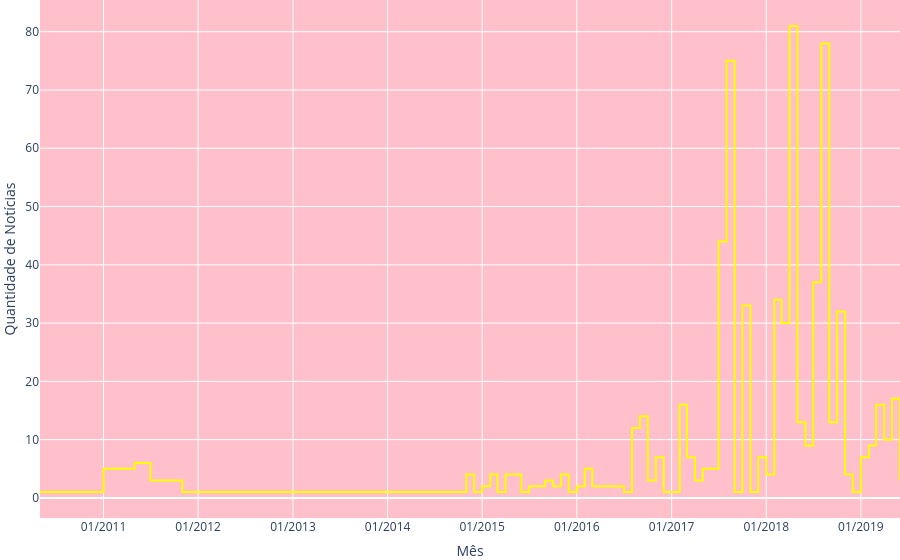

Notebook code for this chart:
### Markdown cell above
- number of news and top10 words by month

### Code cell
from pyspark.sql import functions as F
from pyspark.sql.window import Window
from pyspark.sql.functions import collect_list
import pandas as pd
import plotly.express as px

traducao_meses = {
    "January": "Janeiro", "February": "Fevereiro", "March": "Março",
    "April": "Abril", "May": "Maio", "June": "Junho",
    "July": "Julho", "August": "Agosto", "September": "Setembro",
    "October": "Outubro", "November": "Novembro", "December": "Dezembro"
}

news_by_month = (
    df_with_query
    .groupBy('timestamp')
    .agg(F.count('archive').alias('count_of_news'))
    .toPandas()
)

keywords_by_month = (
    df_with_query
    .select('*', F.explode('keywords'))
    .groupBy("timestamp", "key")
    .agg(F.sum("value").alias("key_mentions"))
    .filter(F.col("key") != query)
    .withColumn("rank", F.row_number().over(Window.partitionBy("timestamp").orderBy(F.desc("key_mentions"))))
    .filter(F.col("rank") <= 5)
    .groupBy("timestamp")
    .agg(collect_list("key").alias("top5_keywords"))
    .toPandas()
)

news_history = news_by_month.merge(keywords_by_month, on="timestamp", how="inner")
news_history["timestamp"] = pd.to_datetime(news_history["timestamp"].astype(str), format='%Y%m')
news_history = news_history.sort_values(by="timestamp")
news_history["top5_keywords"] = news_history["top5_keywords"].apply(lambda words: "<br>".join([f"{i+1}. {word}"for i, word in enumerate(words)]))
news_history["data_formatada"] = news_history["timestamp"].dt.strftime("%B de %Y").replace(traducao_meses, regex=True)

print(news_history.columns)

# Create Plotly figure
fig = px.line(
    news_history,
    x="timestamp",
    y="count_of_news",
    line_shape="hv",
    custom_data=news_history[["data_formatada", "top5_keywords"]],
)

fig.update_traces(
    hovertemplate="<b>Data:</b> %{customdata[0]}<br>"
                  "<b>📊 Notícias:</b> %{y}<br>"
                  "<b>Top 5 Tópicos:</b><br>%{customdata[1]}"
)

fig.update_layout(
    xaxis_title="Mês",
    yaxis_title="Quantidade de Notícias",
    paper_bgcolor="rgba(0,0,0,0)",
    plot_bgcolor="pink",
     margin=dict(t=0, b=0, l=0, r=0)
)

fig.update_traces(line=dict(color='rgb(255, 255, 0)'),
                  hoverlabel=dict(bgcolor='rgb(0, 255, 0)',
                                  font=dict(color='black')))


fig.update_xaxes(tickformat="%m/%Y")

# Show figure
fig.show()

### Figure 1 — Plotly figure (JSON) as saved in the notebook; plotly's stock layout.template omitted (floating-point values rounded to 4 significant figures)
{"data": [{"customdata": [["Maio de 2010", "1. acordo<br>2. Petrobras<br>3. projecto<br>4. Lisboa<br>5. criatividade"], ["Janeiro de 2011", "1. empresa<br>2. inglês<br>3. media<br>4. euro<br>5. deter"], ["Maio de 2011", "1. inglês<br>2. empresa<br>3. Petrobras<br>4. euro<br>5. Google"], ["Julho de 2011", "1. empresa<br>2. administrador<br>3. anunciar<br>4. fechar<br>5. rating"], ["Novembro de 2011", "1. combustível<br>2. fuga<br>3. situação<br>4. terra<br>5. posto"], ["Novembro de 2014", "1. BES<br>2. Portugal<br>3. REN<br>4. Estado<br>5. empresa"], ["Dezembro de 2014", "1. petróleo<br>2. combustível<br>3. queda<br>4. produção<br>5. preço"], ["Janeiro de 2015", "1. petróleo<br>2. investimento<br>3. mercado<br>4. preço<br>5. pagar"], ["Fevereiro de 2015", "1. empresa<br>2. passar<br>3. Portugal<br>4. tratar<br>5. vida"], ["Março de 2015", "1. contribuição<br>2. Portugal<br>3. preço<br>4. ano<br>5. chegar"], ["Abril de 2015", "1. petróleo<br>2. Portugal<br>3. ano<br>4. crescimento<br>5. Lucy Pepper"], ["Maio de 2015", "1. situação<br>2. contrato<br>3. ERSE<br>4. consumidor<br>5. tarifa"], ["Junho de 2015", "1. situação<br>2. tarifa<br>3. contrato<br>4. ERSE<br>5. cliente"], ["Julho de 2015", "1. semestre<br>2. lucro<br>3. Partex<br>4. engordar<br>5. operadora"], ["Setembro de 2015", "1. acabar<br>2. EDP<br>3. Estado<br>4. direito<br>5. ano"], ["Outubro de 2015", "1. euro<br>2. milhőes<br>3. provar<br>4. empresa<br>5. segurança"], ["Novembro de 2015", "1. petróleo<br>2. líder<br>3. começar<br>4. Setgás<br>5. procurar"], ["Dezembro de 2015", "1. projeto<br>2. arranque<br>3. equÝvocos<br>4. Moþambique<br>5. decisão"], ["Janeiro de 2016", "1. euro<br>2. condenar<br>3. reduzir<br>4. coima<br>5. alegar"], ["Fevereiro de 2016", "1. euro<br>2. exploraçăo<br>3. lucro<br>4. impacto<br>5. queda"], ["Março de 2016", "1. petróleo<br>2. embargo<br>3. produçăo<br>4. Irăo<br>5. pretender"], ["Maio de 2016", "1. Espanha<br>2. euro<br>3. May<br>4. facto<br>5. multa"], ["Junho de 2016", "1. tarifa<br>2. mercado<br>3. euro<br>4. mudar<br>5. EDP"], ["Julho de 2016", "1. Statoil<br>2. Carcará<br>3. Brasil<br>4. ativo<br>5. reforça"], ["Agosto de 2016", "1. viagem<br>2. caso<br>3. Estado<br>4. secretário<br>5. Portugal"], ["Setembro de 2016", "1. Portugal<br>2. euro<br>3. Governo<br>4. ano<br>5. Mundo"], ["Outubro de 2016", "1. Portugal<br>2. perdão<br>3. trimestr<br>4. pagamento<br>5. subir"], ["Novembro de 2016", "1. viagem<br>2. Estado<br>3. Governo<br>4. caso<br>5. secretário"], ["Dezembro de 2016", "1. direito<br>2. tręs<br>3. Galp Energy<br>4. acordo<br>5. adquirir"], ["Fevereiro de 2017", "1. euro<br>2. Brasil<br>3. empresa<br>4. Angola<br>5. conflito"], ["Março de 2017", "1. EDP<br>2. Estado<br>3. assistęncia<br>4. interesse<br>5. serviço"], ["Abril de 2017", "1. trimestre<br>2. mercado<br>3. Abr 2017<br>4. empresa<br>5. interesse"], ["Maio de 2017", "1. petróleo<br>2. Estado<br>3. trimestre<br>4. Portugal<br>5. produçăo"], ["Julho de 2017", "1. euro<br>2. Leonor Mateus Ferreira<br>3. Tamara Lopes<br>4. Venezuela<br>5. milhûçe"], ["Agosto de 2017", "1. euro<br>2. Leonor Mateus Ferreira<br>3. milhûçe<br>4. Venezuela<br>5. Tamara Lopes"], ["Setembro de 2017", "1. divider<br>2. intercalar<br>3. pagar<br>4. açăo<br>5. pena"], ["Outubro de 2017", "1. Catalunha<br>2. independência<br>3. Espanha<br>4. sardinha<br>5. Marcelo"], ["Novembro de 2017", "1. euro<br>2. empresa<br>3. Leonor Mateus Ferreira<br>4. subir<br>5. Brexit"], ["Dezembro de 2017", "1. mercado<br>2. euro<br>3. empresa<br>4. mudar<br>5. preço"], ["Janeiro de 2018", "1. euro<br>2. EDP<br>3. Leonor Mateus Ferreira<br>4. PSI<br>5. Portugal"], ["Fevereiro de 2018", "1. Sonangol<br>2. Isabel dos Santos<br>3. dividendo<br>4. Portugal<br>5. receber"], ["Março de 2018", "1. Media Capital<br>2. Altice<br>3. compra<br>4. Kim Jong-un<br>5. Vodafone"], ["Abril de 2018", "1. Abr<br>2. Governo<br>3. Portugal<br>4. Abr 2018<br>5. euro"], ["Maio de 2018", "1. EDP<br>2. Mai<br>3. lançar<br>4. oferecer<br>5. euro"], ["Junho de 2018", "1. Mai<br>2. Japão<br>3. Revista de Imprensa JE<br>4. Angola<br>5. Jun"], ["Julho de 2018", "1. Jul 2018<br>2. euro<br>3. ministro<br>4. Rodolfo Alexandre Reis<br>5. José Varela Rodrigues"], ["Agosto de 2018", "1. euro<br>2. Revista de Imprensa JE<br>3. Maria Teixeira Alves<br>4. Mariana Bandeira<br>5. PSI"], ["Setembro de 2018", "1. Angola<br>2. euro<br>3. Leonor Mateus Ferreira<br>4. empresa<br>5. Mariana Bandeira"], ["Outubro de 2018", "1. euro<br>2. carregamento<br>3. petróleo<br>4. exploração<br>5. empresa"], ["Novembro de 2018", "1. eletricidade<br>2. empresa<br>3. euro<br>4. oferta<br>5. mercado"], ["Dezembro de 2018", "1. preço<br>2. cliente<br>3. mercado<br>4. eletricidade<br>5. tarifa"], ["Janeiro de 2019", "1. CESE<br>2. empresa<br>3. EDP<br>4. REN<br>5. argumento"], ["Fevereiro de 2019", "1. euro<br>2. CESE<br>3. empresa<br>4. produção<br>5. Brasil"], ["Março de 2019", "1. CDS<br>2. empresa<br>3. CESE<br>4. administração<br>5. Mesquita Nunes"], ["Abril de 2019", "1. euro<br>2. Paula Amorim<br>3. EBITDA<br>4. Conselho de Administração<br>5. acionista"], ["Maio de 2019", "1. viagem<br>2. convite<br>3. CESE<br>4. empresa<br>5. secretário"], ["Junho de 2019", "1. CESE<br>2. euro<br>3. empresa<br>4. EDP<br>5. REN"]], "hoverlabel": {"bgcolor": "rgb(0, 255, 0)", "font": {"color": "black"}}, "hovertemplate": "<b>Data:</b> %{customdata[0]}<br><b>📊 Notícias:</b> %{y}<br><b>Top 5 Tópicos:</b><br>%{customdata[1]}", "legendgroup": "", "line": {"color": "rgb(255, 255, 0)", "dash": "solid", "shape": "hv"}, "marker": {"symbol": "circle"}, "mode": "lines", "name": "", "orientation": "v", "showlegend": false, "type": "scatter", "x": ["2010-05-01T00:00:00.000000000", "2011-01-01T00:00:00.000000000", "2011-05-01T00:00:00.000000000", "2011-07-01T00:00:00.000000000", "2011-11-01T00:00:00.000000000", "2014-11-01T00:00:00.000000000", "2014-12-01T00:00:00.000000000", "2015-01-01T00:00:00.000000000", "2015-02-01T00:00:00.000000000", "2015-03-01T00:00:00.000000000", "2015-04-01T00:00:00.000000000", "2015-05-01T00:00:00.000000000", "2015-06-01T00:00:00.000000000", "2015-07-01T00:00:00.000000000", "2015-09-01T00:00:00.000000000", "2015-10-01T00:00:00.000000000", "2015-11-01T00:00:00.000000000", "2015-12-01T00:00:00.000000000", "2016-01-01T00:00:00.000000000", "2016-02-01T00:00:00.000000000", "2016-03-01T00:00:00.000000000", "2016-05-01T00:00:00.000000000", "2016-06-01T00:00:00.000000000", "2016-07-01T00:00:00.000000000", "2016-08-01T00:00:00.000000000", "2016-09-01T00:00:00.000000000", "2016-10-01T00:00:00.000000000", "2016-11-01T00:00:00.000000000", "2016-12-01T00:00:00.000000000", "2017-02-01T00:00:00.000000000", "2017-03-01T00:00:00.000000000", "2017-04-01T00:00:00.000000000", "2017-05-01T00:00:00.000000000", "2017-07-01T00:00:00.000000000", "2017-08-01T00:00:00.000000000", "2017-09-01T00:00:00.000000000", "2017-10-01T00:00:00.000000000", "2017-11-01T00:00:00.000000000", "2017-12-01T00:00:00.000000000", "2018-01-01T00:00:00.000000000", "2018-02-01T00:00:00.000000000", "2018-03-01T00:00:00.000000000", "2018-04-01T00:00:00.000000000", "2018-05-01T00:00:00.000000000", "2018-06-01T00:00:00.000000000", "2018-07-01T00:00:00.000000000", "2018-08-01T00:00:00.000000000", "2018-09-01T00:00:00.000000000", "2018-10-01T00:00:00.000000000", "2018-11-01T00:00:00.000000000", "2018-12-01T00:00:00.000000000", "2019-01-01T00:00:00.000000000", "2019-02-01T00:00:00.000000000", "2019-03-01T00:00:00.000000000", "2019-04-01T00:00:00.000000000", "2019-05-01T00:00:00.000000000", "2019-06-01T00:00:00.000000000"], "xaxis": "x", "y": [1, 5, 6, 3, 1, 4, 1, 2, 4, 1, 4, 4, 1, 2, 3, 2, 4, 1, 2, 5, 2, 2, 2, 1, 12, 14, 3, 7, 1, 16, 7, 3, 5, 44, 75, 1, 33, 1, 7, 4, 34, 30, 81, 13, 9, 37, 78, 13, 32, 4, 1, 7, 9, 16, 10, 17, 3], "yaxis": "y"}], "layout": {"legend": {"tracegroupgap": 0}, "margin": {"b": 0, "l": 0, "r": 0, "t": 0}, "paper_bgcolor": "rgba(0,0,0,0)", "plot_bgcolor": "pink", "xaxis": {"anchor": "y", "domain": [0, 1], "tickformat": "%m/%Y", "title": {"text": "Mês"}}, "yaxis": {"anchor": "x", "domain": [0, 1], "title": {"text": "Quantidade de Notícias"}}}}
